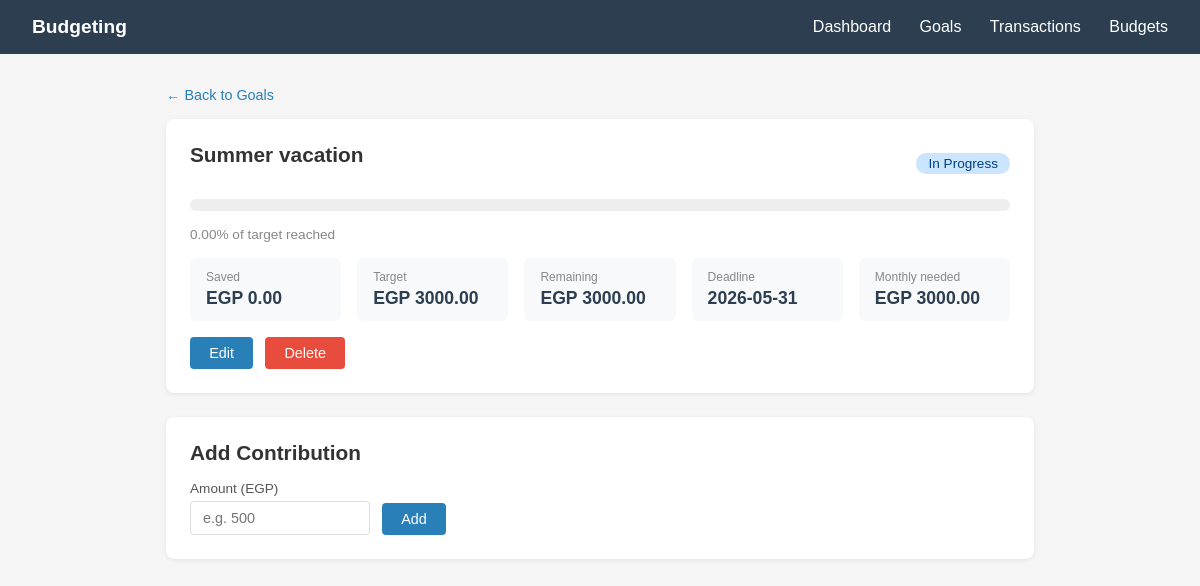
Page /saving-goals/1/ (signed in) on the earlier database version.
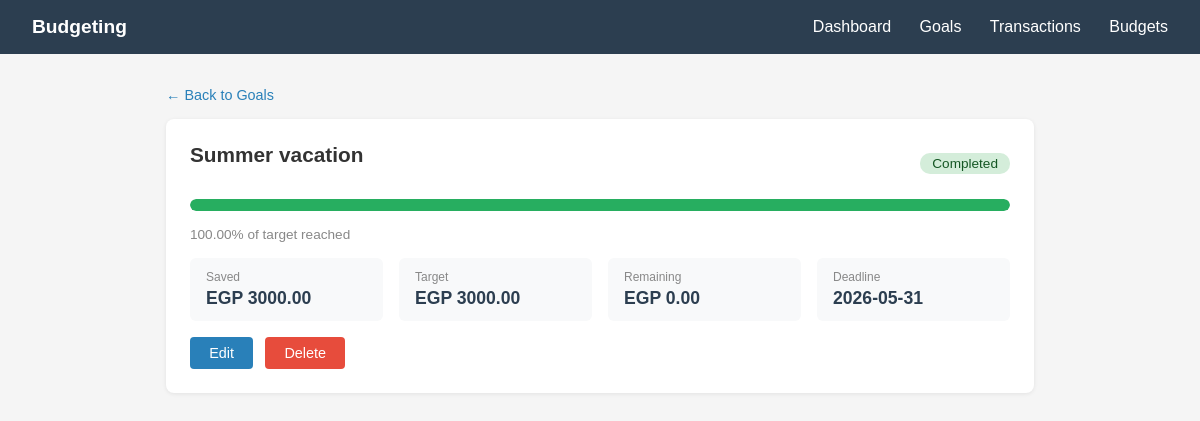
Same page on the later database version.
### saving_goals/models.py (models this page shows, shortened)
class SavingGoal(models.Model):
    class Status(models.TextChoices):
        IN_PROGRESS = "In Progress", "In Progress"
        COMPLETED   = "Completed",   "Completed"
    user = models.ForeignKey(settings.AUTH_USER_MODEL, on_delete=models.CASCADE, related_name="saving_goals")
    goal_name= models.CharField(max_length=100)
    target_amount = models.DecimalField(max_digits=10, decimal_places=2)
    current_amount = models.DecimalField(max_digits=10, decimal_places=2, default=0.00)
    deadline = models.DateField()
    status= models.CharField(max_length=20, choices=Status.choices, default=Status.IN_PROGRESS)
    created_at = models.DateTimeField(auto_now_add=True)
    updated_at = models.DateTimeField(auto_now=True)
    class Meta:
        ordering = ["deadline"]
        verbose_name = "Saving Goal"
        verbose_name_plural = "Saving Goals"

### saving_goals/views.py (the view)
# urls.py: path("<int:goal_id>/",views.SavingGoalDetailView.as_view(),  name="saving-goals-detail"),
class SavingGoalDetailView(LoginRequiredMixin, View):
    def get(self, request, goal_id):
        goal = services.get_goal(request.user, goal_id)
        if goal is None:
            messages.error(request, "Goal not found.")
            return redirect("saving-goals-list")
        return render(request, "saving_goals/detail.html", {"goal": services.build_goal_data(goal)})

### saving_goals/services.py (called while the page is built)
def get_goal(user, goal_id):
    try:
        return SavingGoal.objects.get(id=goal_id, user=user)
    except SavingGoal.DoesNotExist:
        return None

def calculate_progress(goal):
    if goal.target_amount == 0:
        return Decimal("0.00")
    raw = (goal.current_amount / goal.target_amount) * 100
    return min(Decimal("100.00"), round(raw, 2))

def calculate_monthly_saving_needed(goal):
    today  = timezone.now().date()
    months = (goal.deadline.year - today.year) * 12 + (goal.deadline.month - today.month)
    months = max(1, months)
    remaining = max(Decimal("0.00"), goal.target_amount - goal.current_amount)
    return round(remaining / months, 2)

### saving_goals/singleton.py (called while the page is built)
    def __new__(cls):
        if cls._instance is None:
            cls._instance = object.__new__(SessionManager)
            cls._instance._session_data = {}
        return cls._instance

    def set(self, key: str, value):
        self._session_data[key] = value

### saving_goals/templates/saving_goals/detail.html (shortened to what this page needs)
{% extends "base.html" %}
{% block content %}
<a href="{% url 'saving-goals-list' %}" class="back-link">← Back to Goals</a>
<div class="card">
    <div style="display:flex; justify-content:space-between; align-items:center; margin-bottom:0.5rem;">
        <h2>{{ goal.goal_name }}</h2>
        <span class="status-badge {% if goal.status == 'Completed' %}completed{% else %}in-progress{% endif %}">
            {{ goal.status }}
        </span>
    </div>
    <div class="progress-track">
        <div class="progress-fill
            {% if goal.progress_percentage == '100.00' %}complete
            {% elif goal.progress_percentage >= '80.00' %}warning
            {% endif %}"
            style="width: {{ goal.progress_percentage }}%">
        </div>
    </div>
    <p style="font-size:0.85rem; color:#888; margin-bottom:1rem;">{{ goal.progress_percentage }}% of target reached</p>
    <div class="stats-grid">
        <div class="stat">
            <div class="stat-label">Saved</div>
            <div class="stat-value">EGP {{ goal.current_amount }}</div>
        </div>
        <div class="stat">
            <div class="stat-label">Target</div>
            <div class="stat-value">EGP {{ goal.target_amount }}</div>
        </div>
        <div class="stat">
            <div class="stat-label">Remaining</div>
            <div class="stat-value">EGP {{ goal.remaining_amount }}</div>
        </div>
        <div class="stat">
            <div class="stat-label">Deadline</div>
            <div class="stat-value">{{ goal.deadline }}</div>
        </div>
        {% if goal.status != 'Completed' %}
        <div class="stat">
            <div class="stat-label">Monthly needed</div>
            <div class="stat-value">EGP {{ goal.monthly_saving_needed }}</div>
        </div>
        {% endif %}
    </div>
    <div class="actions">
        <a href="{% url 'saving-goals-edit' goal.id %}"   class="btn btn-primary">Edit</a>
        <a href="{% url 'saving-goals-delete' goal.id %}" class="btn btn-danger">Delete</a>
    </div>
</div>
{% if goal.status != 'Completed' %}
<div class="card">
    <h2>Add Contribution</h2>
    <form method="POST" action="{% url 'goal-contribute' goal.id %}">
        <div class="contribute-form">
            <div>
                <label for="amount">Amount (EGP)</label>
                <input type="number" id="amount" name="amount" placeholder="e.g. 500" min="1" step="0.01" required>
            </div>
            <button type="submit" class="btn btn-primary">Add</button>
        </div>
    </form>
</div>
{% endif %}
{% endblock %}

Differences in the rows shown:
changed SavingGoal "Summer vacation": status "In Progress" → "Completed"
Other differences:
{{ goal.progress_percentage }}: "0.00" → "100.00"
{{ goal.current_amount }}: "0.00" → "3000.00"
{{ goal.remaining_amount }}: "3000.00" → "0.00"
{{ goal.monthly_saving_needed }}: "3000.00" → (not shown)
text no longer shown: "Monthly needed EGP Add Contribution Amount (EGP) Add"
